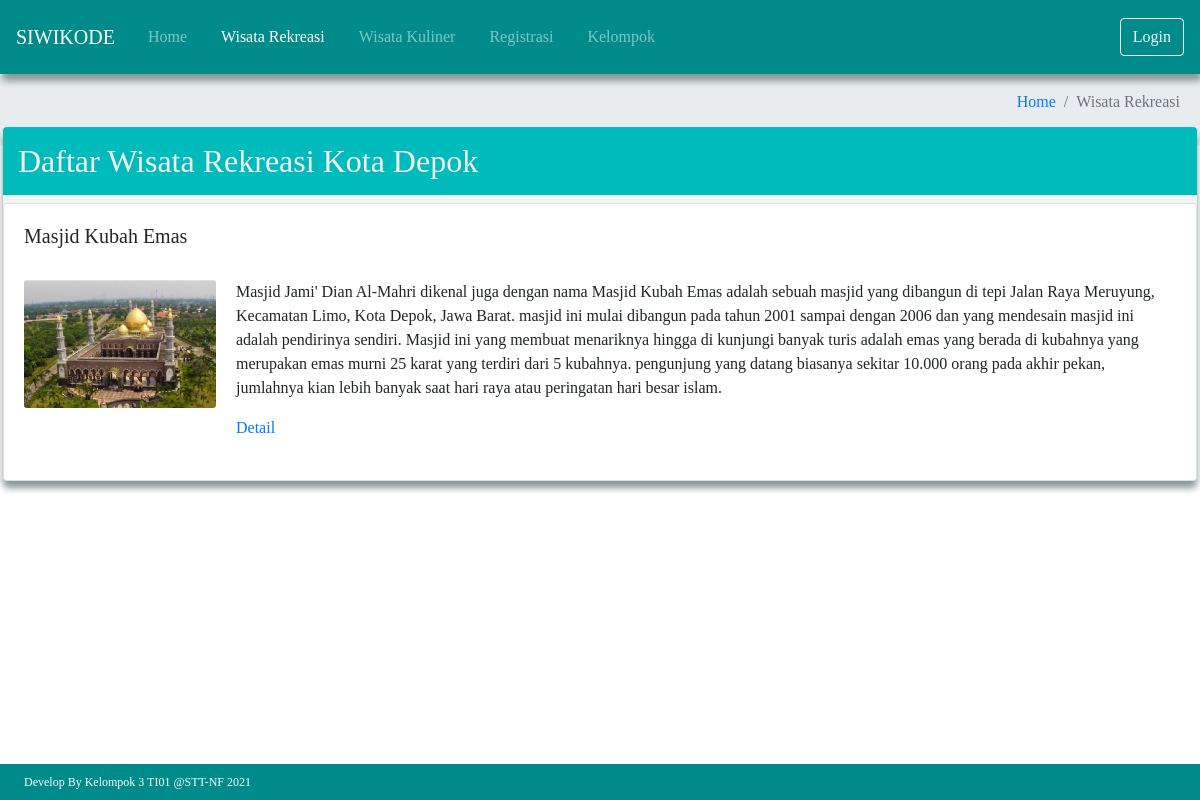
Before: /index.php/wisata/rekreasi with the older database file.
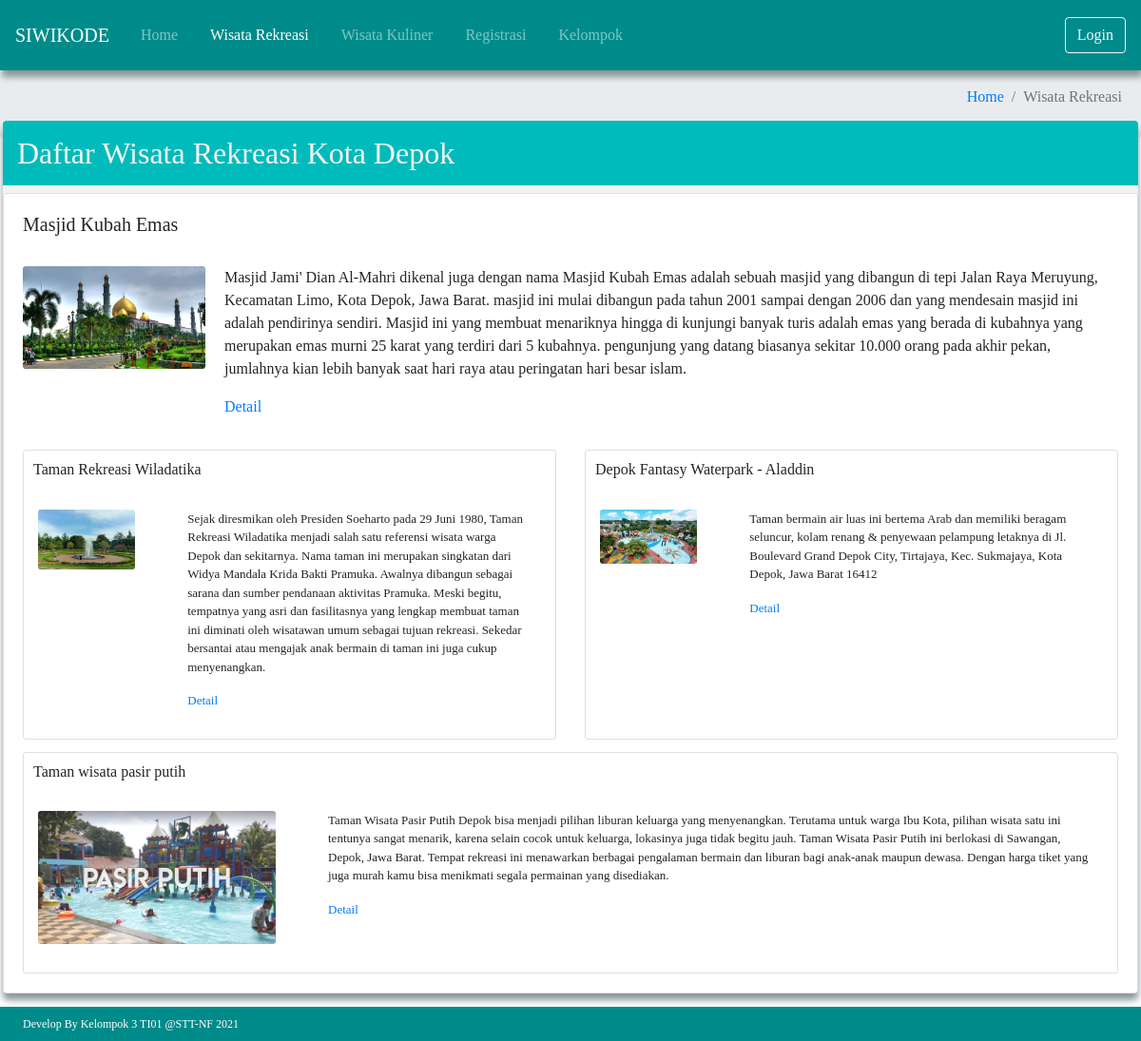
After: the same page with the newer database file.
### tables this page shows
CREATE TABLE `wisata` (
  `id` int(11) NOT NULL,
  `nama` varchar(100) DEFAULT NULL,
  `deskripsi` text,
  `jenis_wisata_id` int(11) NOT NULL,
  `fasilitas` text,
  `bintang` float DEFAULT NULL,
  `kontak` varchar(45) DEFAULT NULL,
  `alamat` varchar(100) DEFAULT NULL,
  `latitude` varchar(30) DEFAULT NULL,
  `longitude` varchar(30) DEFAULT NULL,
  `email` varchar(45) DEFAULT NULL,
  `web` varchar(45) DEFAULT NULL,
  `jenis_kuliner_id` int(11) DEFAULT NULL,
  PRIMARY KEY (`id`),
  KEY `fk_wisata_jenis_wisata_idx` (`jenis_wisata_id`),
  KEY `fk_wisata_jenis_kuliner1_idx` (`jenis_kuliner_id`),
  CONSTRAINT `fk_wisata_jenis_kuliner1` FOREIGN KEY (`jenis_kuliner_id`) REFERENCES `jenis_kuliner` (`id`) ON DELETE NO ACTION ON UPDATE NO ACTION,
  CONSTRAINT `fk_wisata_jenis_wisata` FOREIGN KEY (`jenis_wisata_id`) REFERENCES `jenis_wisata` (`id`) ON DELETE NO ACTION ON UPDATE NO ACTION
);

CREATE TABLE `gambar` (
  `id` int(11) NOT NULL AUTO_INCREMENT,
  `nama` varchar(100) NOT NULL,
  `wisata_id` int(11) NOT NULL,
  PRIMARY KEY (`id`),
  KEY `FK_gambar` (`wisata_id`),
  CONSTRAINT `FK_gambar` FOREIGN KEY (`wisata_id`) REFERENCES `wisata` (`id`)
);

### application/views/_partials/view.php (called while the page is built)
<?php
require_once 'head.php';
require_once 'nav.php';
if (isset($content)) {
    $this->load->view($content);
}
require_once 'footer.php';

### application/controllers/Wisata.php (called while the page is built, shortened)
<?php
class Wisata extends CI_Controller
{
    function __construct()
    {
        $this->load->model('wisata_model');
        $this->load->helper('url', 'form');
        $this->load->library('form_validation');
    }
    public function rekreasi()
    {
        $first_content = $this->wisata_model->query('select * from wisata where jenis_wisata_id =6');
        $first_gambar = $this->wisata_model->query('select nama from gambar where wisata_id =' . $first_content->id);
        $contents = $this->wisata_model->many_query('select * from wisata where jenis_wisata_id = 6 limit 100 offset 1');
        $data = [
            "content" => "content/daftar-wisata",
            'jenis' => 6,
            'activate_rekreasi' => 'active',
            'first_content' => $first_content,
            'first_gambar' => $first_gambar,
            'contents' => $contents
        ];
        $this->load->view('_partials/view', $data);
    }
}

### index.php (called while the page is built, shortened)
<?php
require_once BASEPATH.'core/CodeIgniter.php';

### application/helpers/menu_helper.php (called while the page is built)
<?php
if(!function_exists('active_link')){
    function activate_menu($controller){
    $CI = get_instance();
    $class = $CI->router->fetch_class();
    return ($class == $controller) ? 'active':'';
    }
}

### application/models/Wisata_model.php (called while the page is built, shortened)
<?php
class Wisata_model extends CI_Model
{
    public function query($query)
    {
        return $this->db->query($query)->row();
    }
    public function many_query($query)
    {
        return $this->db->query($query)->result();
    }
}

### application/views/content/daftar-wisata.php (the view, shortened to what this page needs)
<?php
if ($jenis == 2) {
    $jenis = 'Kuliner';
} else {
    $jenis = 'Rekreasi';
} ?>
<div aria-label="breadcrumb" class="breadcrumb d-flex justify-content-end p-1">
    <ol class="breadcrumb">
        <li class="breadcrumb-item"><a href="<?= base_url('index.php') ?>">Home</a></li>
        <li class="breadcrumb-item active" aria-current="page">Wisata <?= $jenis ?></li>
    </ol>
</div>
<section style="margin-top: -35px;">
    <h2 class="rounded-top">Daftar Wisata <?= $jenis ?> Kota Depok</h2>
    <div class="card" style="margin-bottom: 50px; padding: 20px;">
        <h5 class="card-title"><?= $first_content->nama ?></h5>
        <div class="row no-gutters">
            <div class="col-md-2 card-body">
                <img src="<?= base_url('public/assets/upload/') . $first_gambar->nama ?>" class="card-img" alt="">
            </div>
            <div class="col-md-10">
                <div class="card-body">
                    <p class="card-text"><?= $first_content->deskripsi ?>
                    </p>
                    <a href="<?= base_url('index.php/wisata/detailWisata/' . $first_content->id) ?>">Detail</a>
                </div>
            </div>
        </div>
        <div class="row no-gutters">
            <div class=" card-deck">
                <?php foreach ($contents as $content) {
                    $picture = $this->wisata_model->query('select nama from gambar where wisata_id =' . $content->id);
                ?>
                <div class="card" style="padding: 10px; font-size: 13px; flex-basis:40%; margin-top:1em;">
                    <h6 class="card-title"><?= $content->nama ?></h6>
                    <div class="row">
                        <div class="col-md-3 card-body">
                            <img class="card-img" src="<?= base_url('public/assets/upload/') . $picture->nama ?>">
                        </div>
                        <div class="col-md-9">
                            <div class="card-body">
                                <p class="card-text"><?= $content->deskripsi ?></p>
                                <a href="<?= base_url('index.php/wisata/detailWisata/') . $content->id ?>"
                                    class="card-link">Detail</a>
                            </div>
                        </div>
                    </div>
                </div>
                <?php } ?>
            </div>
        </div>
    </div>
</section>

### application/views/_partials/head.php (shortened to what this page needs)
<!DOCTYPE html>
<html lang="id">
<head>
    <link rel="stylesheet" href="<?= base_url('public/assets/') ?>css/kelompok.css">
    <link rel="stylesheet" href="https://maxcdn.bootstrapcdn.com/font-awesome/4.7.0/css/font-awesome.min.css">
    <link rel="stylesheet" href="<?= base_url('public/assets/') ?>bootstrap/css/bootstrap.min.css">
    <link rel="stylesheet" href="<?= base_url('public/assets/') ?>css/style.css">
    <link rel="stylesheet" href="<?= base_url('public/assets/') ?>css/wisata_rekreasi.css">
    <link rel="stylesheet" href="<?= base_url('public/assets/') ?>css/login.css">
    <link rel="stylesheet" href="<?= base_url('public/assets/') ?>css/animate.min.css">
    <link rel="stylesheet" type="text/css" href="<?= base_url('public/Rating/') ?>css/star-rating.css">
    <link rel="stylesheet" href="<?= base_url('public/Rating/') ?>css/bootstrap.css">
</head>
<body>

### application/views/_partials/nav.php (shortened to what this page needs)
<?php
if (!isset($activate_kuliner)) {
    $activate_kuliner = null;
}
if (!isset($activate_registrasi)) {
    $activate_registrasi = null;
}
?>
<nav class="navbar navbar-expand-lg navbar-dark">
    <a class="navbar-brand" href="<?= base_url('index.php') ?>">SIWIKODE</a>
    <div class="collapse navbar-collapse" id="navbarSupportedContent">
        <ul class="navbar-nav mr-auto">
            <li class="nav-item <?= activate_menu('home') ?>">
                <a class="nav-link" href="<?= base_url('index.php') ?>">Home </a>
            </li>
            <li class="nav-item <?= $activate_rekreasi ?>">
                <a class="nav-link" href="<?= base_url('index.php/wisata/rekreasi') ?>">Wisata Rekreasi</a>
            </li>
            <li class="nav-item <?= $activate_kuliner ?>">
                <a class="nav-link" href="<?= base_url('index.php/wisata/kuliner') ?>">Wisata Kuliner</a>
            </li>
            <li class="nav-item <?= $activate_registrasi ?>">
                <a class="nav-link" href="<?= base_url('index.php/wisata/create') ?>">Registrasi</a>
            </li>
            <li class="nav-item <?= activate_menu('kelompok') ?>">
                <a class="nav-link" href="<?= base_url('index.php/kelompok') ?>">Kelompok</a>
            </li>
        </ul>
        <?php
        if ($this->session->userdata('status') != 'login') {
        ?>
        <a href="<?= base_url('index.php/login') ?>"><button
                class="btn btn-outline-light my-2 my-sm-0">Login</button></a>
        <?php } ?>
    </div>
</nav>

### application/views/_partials/footer.php (shortened to what this page needs)
<footer>
    <p>Develop By Kelompok 3 TI01 @STT-NF 2021</p>
</footer>
</body>
</html>

### public/assets/css/kelompok.css (style rules this page uses)
* { margin: 0; padding: 0; }
body { font-family: 'Raleway', sans-serif; font-size: 14px; font-weight: 400; color: #777; }

### public/assets/css/style.css (style rules this page uses)
* { font-family: 'Comic sans MS' }
nav { background-color: #008b8b; box-shadow: #899797 2px 7px 7px 0px; }
nav ul { display: flex; flex-direction: row; flex-wrap: wrap; }
nav a { text-decoration: none; color: #f3f3f3; }
nav ul li { list-style: none; padding: 9px; }
section { padding-top: 0; border-radius: 5px; margin: 3px; background-color: #f3f3f3; box-shadow: #899797 0px 7px 7px 0px; }
section h2 { background-color: #00bbbb; padding: 15px; color: #f3f3f3; }
footer { background-color: #008b8b; color: #fff; font-size: 12px; position: fixed; bottom: 0; width: 100%; padding: 9px; }
footer p { margin-left: 15px; margin-bottom: auto; }

### public/assets/css/wisata_rekreasi.css (style rules this page uses)
.breadcrumb { text-decoration: none; }

Changed rows visible on the page:
removed gambar: nama (picture)
added gambar: nama (picture)
added wisata: nama "Taman Rekreasi Wiladatika", gambar.nama (picture), deskripsi "Sejak diresmikan oleh Presiden Soeharto pada 29 Juni 1980, Taman Rekreasi Wiladatika menjadi salah satu referensi wisata warga Depok dan sekitarnya. Nama taman ini merupakan singkatan dari Widya Mandala Krida Bakti Pramuka. Awalnya dibangun sebagai sarana dan sumber pendanaan aktivitas Pramuka. Meski begitu, tempatnya yang asri dan fasilitasnya yang lengkap membuat taman ini diminati oleh wisatawan umum sebagai tujuan rekreasi. Sekedar bersantai atau mengajak anak bermain di taman ini juga cukup menyenangkan."
added wisata: nama "Depok Fantasy Waterpark - Aladdin", gambar.nama (picture), deskripsi "Taman bermain air luas ini bertema Arab dan memiliki beragam seluncur, kolam renang & penyewaan pelampung letaknya di Jl. Boulevard Grand Depok City, Tirtajaya, Kec. Sukmajaya, Kota Depok, Jawa Barat 16412"
added wisata: nama "Taman wisata pasir putih", gambar.nama (picture), deskripsi "Taman Wisata Pasir Putih Depok bisa menjadi pilihan liburan keluarga yang menyenangkan. Terutama untuk warga Ibu Kota, pilihan wisata satu ini tentunya sangat menarik, karena selain cocok untuk keluarga, lokasinya juga tidak begitu jauh. Taman Wisata Pasir Putih ini berlokasi di Sawangan, Depok, Jawa Barat. Tempat rekreasi ini menawarkan berbagai pengalaman bermain dan liburan bagi anak-anak maupun dewasa. Dengan harga tiket yang juga murah kamu bisa menikmati segala permainan yang disediakan."
